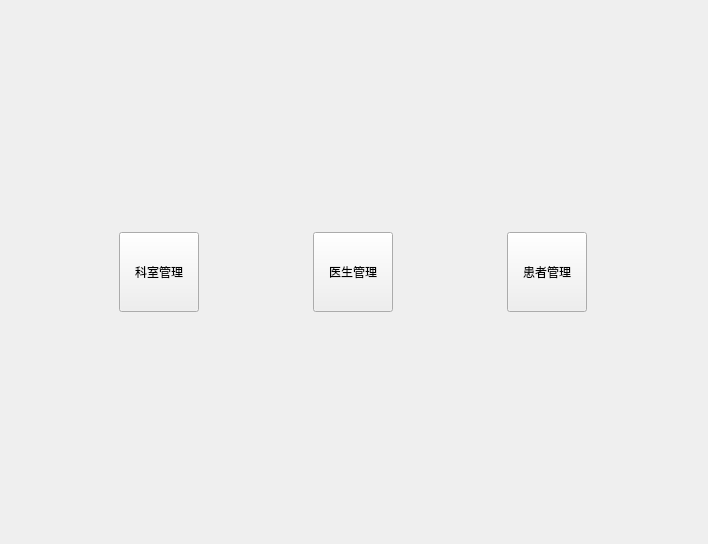
<?xml version="1.0" encoding="UTF-8"?>
<ui version="4.0">
 <class>WelcomeView</class>
 <widget class="QWidget" name="WelcomeView">
  <property name="geometry">
   <rect>
    <x>0</x>
    <y>0</y>
    <width>708</width>
    <height>544</height>
   </rect>
  </property>
  <property name="windowTitle">
   <string>欢迎</string>
  </property>
  <layout class="QVBoxLayout" name="verticalLayout">
   <item>
    <spacer name="verticalSpacer_2">
     <property name="orientation">
      <enum>Qt::Orientation::Vertical</enum>
     </property>
     <property name="sizeHint" stdset="0">
      <size>
       <width>20</width>
       <height>210</height>
      </size>
     </property>
    </spacer>
   </item>
   <item>
    <layout class="QHBoxLayout" name="horizontalLayout">
     <item>
      <widget class="QPushButton" name="btDepartment">
       <property name="minimumSize">
        <size>
         <width>80</width>
         <height>80</height>
        </size>
       </property>
       <property name="maximumSize">
        <size>
         <width>80</width>
         <height>80</height>
        </size>
       </property>
       <property name="text">
        <string>科室管理</string>
       </property>
      </widget>
     </item>
     <item>
      <widget class="QPushButton" name="btDoctor">
       <property name="minimumSize">
        <size>
         <width>80</width>
         <height>80</height>
        </size>
       </property>
       <property name="maximumSize">
        <size>
         <width>80</width>
         <height>80</height>
        </size>
       </property>
       <property name="text">
        <string>医生管理</string>
       </property>
      </widget>
     </item>
     <item>
      <widget class="QPushButton" name="btPatient">
       <property name="minimumSize">
        <size>
         <width>80</width>
         <height>80</height>
        </size>
       </property>
       <property name="maximumSize">
        <size>
         <width>80</width>
         <height>80</height>
        </size>
       </property>
       <property name="text">
        <string>患者管理</string>
       </property>
      </widget>
     </item>
    </layout>
   </item>
   <item>
    <spacer name="verticalSpacer">
     <property name="orientation">
      <enum>Qt::Orientation::Vertical</enum>
     </property>
     <property name="sizeHint" stdset="0">
      <size>
       <width>20</width>
       <height>210</height>
      </size>
     </property>
    </spacer>
   </item>
  </layout>
 </widget>
 <resources/>
 <connections/>
</ui>
